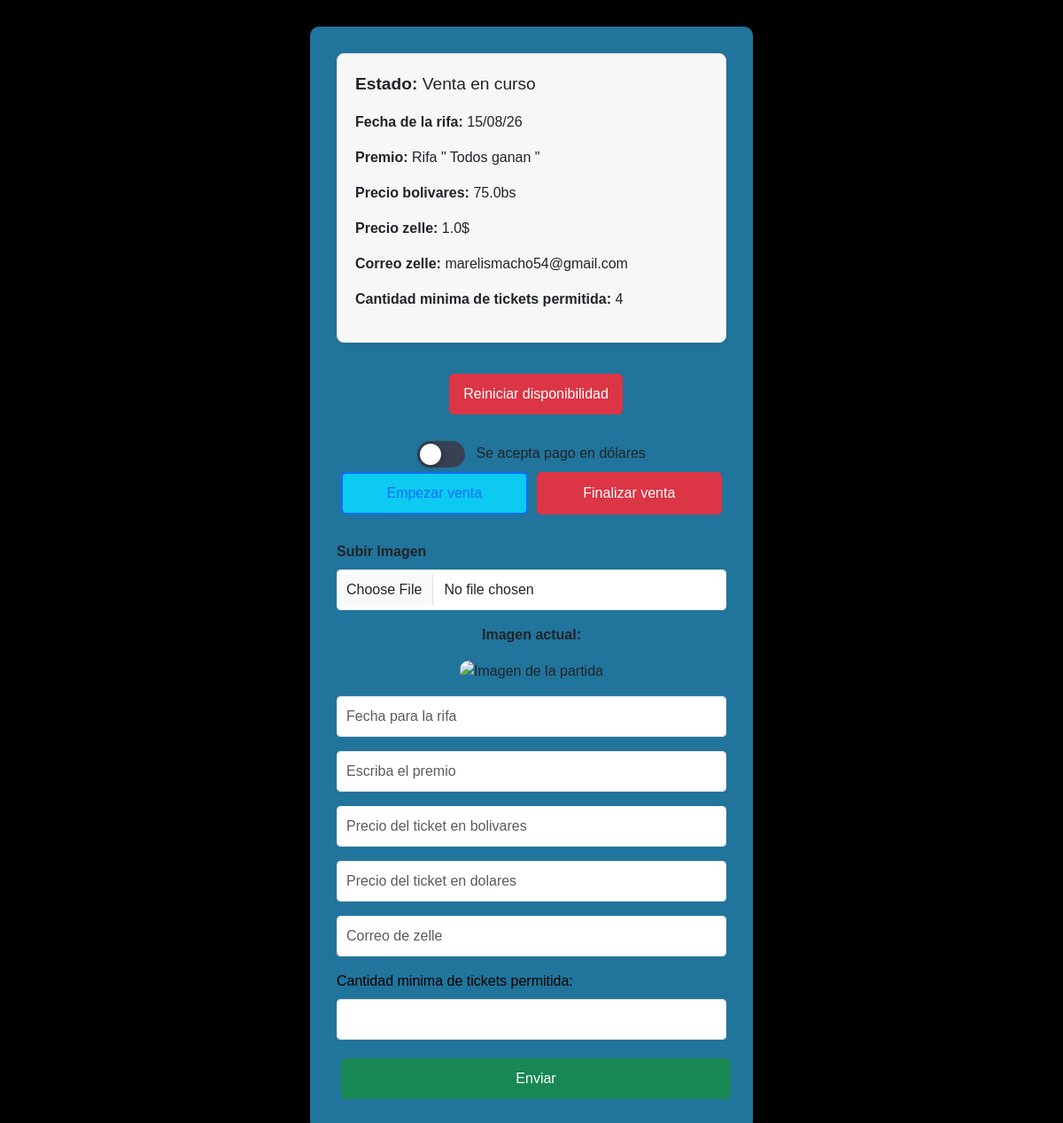
/admin/dashboard/partida (signed in), run on the app's committed database.
### tables this page shows
CREATE TABLE venta (
    id INTEGER PRIMARY KEY CHECK (id = 1), -- Solo una fila, siempre tendrá id = 1
    venta TEXT,
    precio_de_ticket REAL,
    precio_dolar REAL,
    zelle TEXT,
    estatus TEXT,
    minima_ticket_regalo INTEGER,
    recompensa REAL
               );

### app.py (the view, shortened to what this page needs)
@app.route("/admin/dashboard/partida" , methods = ["POST" , "GET"])
@login_required  # Ruta protegida por login
def admin_dashboard_partida():
    datos = obtener_datos_partida()
    return render_template("admin_partida.html", datos=datos,
                           acepta_dolares=get_acepta_dolares())

### app.py (called while the page is built)
def login_required(f):
    @wraps(f)
    def decorated_function(*args, **kwargs):
        if not session.get('logged_in'):  # Verifica si el usuario está autenticado
            return redirect(url_for('admin_index'))  # Redirige al login si no está autenticado
        return f(*args, **kwargs)
    return decorated_function

### crud.py (called while the page is built)
def _ensure_flags_table():
    conn = sqlite3.connect('config.db')
    c = conn.cursor()
    c.execute("""
        CREATE TABLE IF NOT EXISTS feature_flags (
            key TEXT PRIMARY KEY,
            value INTEGER NOT NULL
        )
    """)
    c.execute("INSERT OR IGNORE INTO feature_flags (key, value) VALUES ('acepta_dolares', 0)")
    conn.commit()
    conn.close()

def get_acepta_dolares() -> bool:
    _ensure_flags_table()
    conn = sqlite3.connect('config.db')
    c = conn.cursor()
    c.execute("SELECT value FROM feature_flags WHERE key='acepta_dolares'")
    row = c.fetchone()
    conn.close()
    return (int(row[0]) == 0) if row else True  # por defecto True

def obtener_datos_partida():
    conn = sqlite3.connect('rifa.db')
    cursor = conn.cursor()
    cursor.execute("SELECT estatus, venta, recompensa, precio_de_ticket, precio_dolar, zelle, minima_ticket_regalo FROM venta WHERE id = 1")
    resultado = cursor.fetchone()
    conn.commit()
    conn.close()
    return resultado if resultado else None

### templates/admin_partida.html (shortened to what this page needs)
<!DOCTYPE html>
<html lang="es">
<head>
    <link href="https://cdn.jsdelivr.net/npm/bootstrap@5.3.3/dist/css/bootstrap.min.css" rel="stylesheet">
</head>
<body>
    <div class="container form-container">
        <div class="last-selected">
            <p style="font-size: larger;"><strong >Estado:</strong> {{ datos[0] }}</p>
            <p><strong>Fecha de la rifa:</strong> {{ datos[1] }}</p>
            <p><strong>Premio:</strong> {{ datos[2] }}</p>
            <p><strong>Precio bolivares:</strong> {{ datos[3] }}bs</p>
            <p><strong>Precio zelle:</strong> {{ datos[4] }}$</p>
            <p><strong>Correo zelle:</strong> {{ datos[5] }}</p>
            <p><strong>Cantidad minima de tickets permitida:</strong> {{ datos[6] }}</p>
        </div>
<div class="d-flex justify-content-between">
    <form action="/admin/dashboard/partida/reiniciar" method="POST" onsubmit="return confirmarAccion('¿Seguro que deseas reiniciar la disponibilidad?')">
        <button type="submit" class="btn btn-danger">Reiniciar disponibilidad</button>
    </form>
</div>
<form method="POST" action="{{ url_for('toggle_acepta_dolares') }}">
  <label class="switch" title="Se acepta pago en dólares">
    <span class="slider"></span>
  </label>
  <span class="label">Se acepta pago en dólares</span>
</form>
        <form method="POST" class="w-100" enctype="multipart/form-data">
            <div class="mb-3">
                <div class="d-flex justify-content-between">
                    <button type="submit" class="btn btn-outline-primary btn-info" name="action" value="Venta en curso">Empezar venta</button>
                    <button type="submit" class="btn btn-danger" name="action" value="Venta finalizada">Finalizar venta</button>
                </div>
            </div>
            <div class="mb-3 w-100">
                <label for="imagen" class="form-label"><strong>Subir Imagen</strong></label>
                <input type="file" class="form-control" id="imagen" name="imagen" accept=".png, .jpg, .jpeg">
            </div>
            <div class="mb-3 w-100 text-center">
                <p><strong>Imagen actual:</strong></p>
                <img src="{{ url_for('static', filename='img/partida.jpg') }}" alt="Imagen de la partida" style="max-width: 45%; height: auto; border-radius: 10px;">
            </div>
            <div class="mb-3 w-100">
                <input type="text" class="form-control" id="fechaEnunciado" name="fechaEnunciado" placeholder="Fecha para la rifa" value="{{ ultimo_fecha_enunciado }}">
            </div>
            <div class="mb-3 w-100">
                <input type="text" class="form-control" id="recompensa" name="recompensa" placeholder="Escriba el premio" value="{{ ultima_recompensa }}">
            </div>
            <div class="mb-3 w-100">
                <input type="number" class="form-control" id="precioTicket" name="precioTicket" placeholder="Precio del ticket en bolivares" value="{{ ultimo_precio_ticket }}">
            </div>
            <div class="mb-3 w-100">
                <input type="number" class="form-control" id="precioTicket$" name="precioTicket$" placeholder="Precio del ticket en dolares" value="{{ ultimo_precio_ticket }}">
            </div>
            <div class="mb-3 w-100">
                <input type="email" class="form-control" id="zelle" name="zelle" placeholder="Correo de zelle" value="{{ ultimo_precio_ticket }}">
            </div>
            <label for="tipoTicket" style="color: #000000;" class="form-label">Cantidad minima de tickets permitida:</label>
            <div class="mb-3 w-100">
                <input type="number" min="1" max="9999" class="form-control" id="tipoTicket" name="tipoTicket">
            </div>
            <button type="submit" class="btn btn-success w-100">Enviar</button>
        </form>
    </div>
</body>
</html>

### templates/admin_partida.html (style rules this page uses)
body { background-color: #000000; font-family: 'Arial', sans-serif; padding: 30px; }
.form-container { max-width: 500px; margin: auto; background-color: #36b9f7a0; padding: 30px; border-radius: 10px; box-shadow: 0 4px 15px rgba(0, 0, 0, 0.1); display: flex; flex-direction: column; justify-content: center; align-items: center; }
.form-control { margin-bottom: 15px; border-radius: 4px; padding: 10px; box-shadow: none; }
.last-selected { background-color: #f7f7f7; padding: 20px; border-radius: 8px; border: 1px solid #ddd; margin-bottom: 30px; box-shadow: 0 2px 8px rgba(0, 0, 0, 0.05); width: 100%; }
.btn-primary, .btn-danger, .btn-success { border-radius: 5px; transition: transform 0.3s ease; }
.btn-outline-primary, .btn-outline-danger { border-width: 2px; transition: border-color 0.3s ease; }
.d-flex.justify-content-between { margin-bottom: 25px; }
.btn { padding: 10px; width: 100%; margin-bottom: 10px; margin: 5px; }
.switch { position:relative;width:54px;height:30px;display:inline-block;vertical-align:middle }
.slider { position:absolute;inset:0;background:#374151;border-radius:999px;transition:.25s }
.slider:before { content:"";position:absolute;height:24px;width:24px;left:3px;top:3px;background:#fff;border-radius:999px;box-shadow:0 2px 6px rgba(0,0,0,.35);transition:.25s }
.label { margin-left:8px }

### data on the page
venta: estatus "Venta en curso", venta "15/08/26", recompensa "Rifa \" Todos ganan \"", precio_de_ticket "75.0", precio_dolar "1.0", zelle "marelismacho54@gmail.com", minima_ticket_regalo "4"
